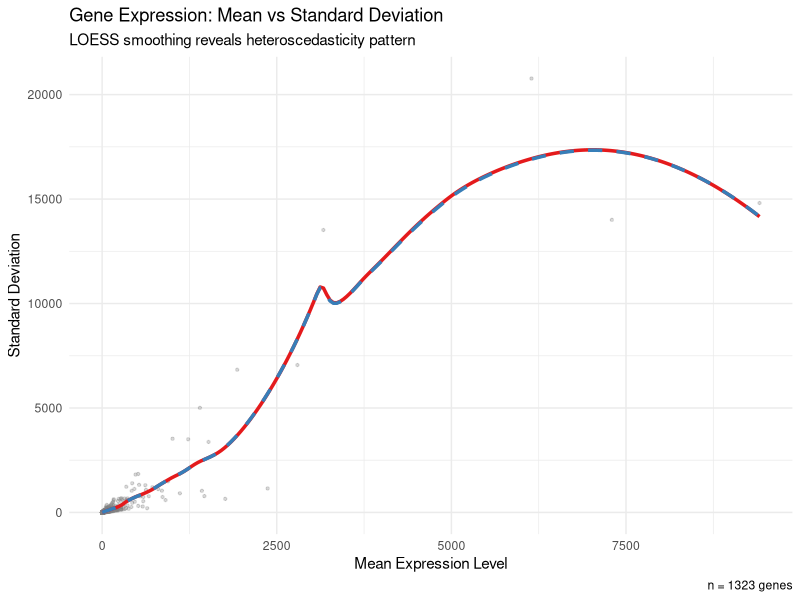
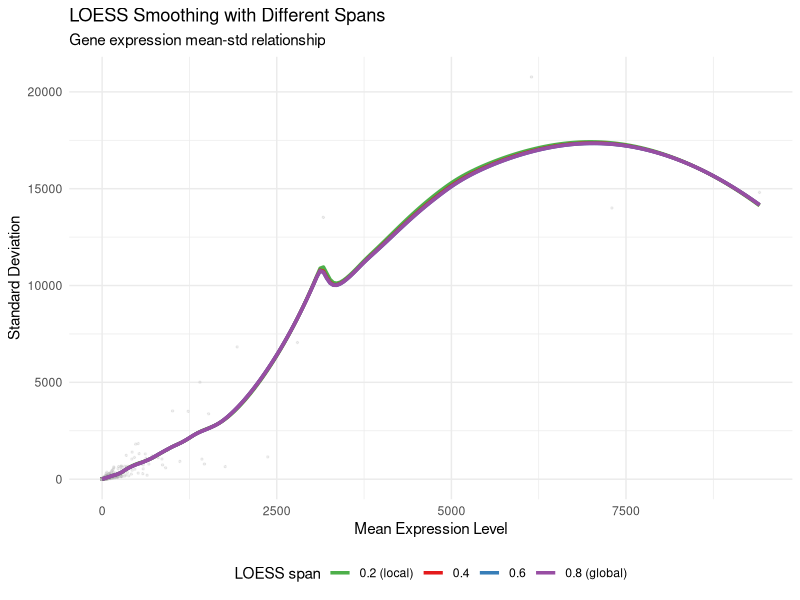
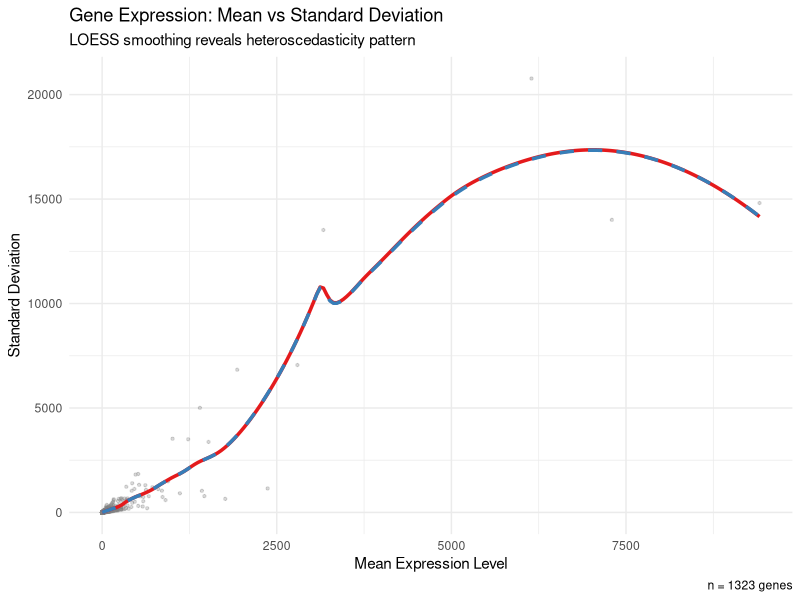
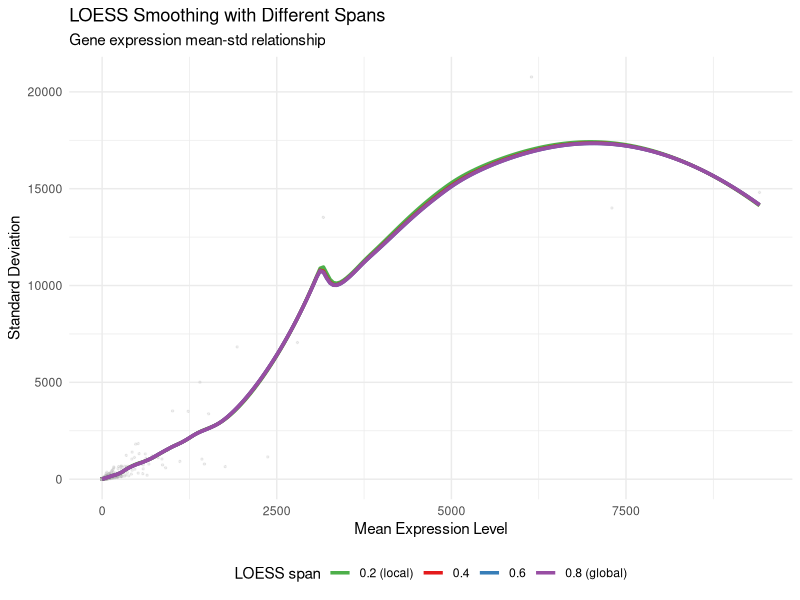

Recreate these plots in R, in order.
# R script to visualize gene expression mean-std relationship
# with LOESS smoothing

# Load libraries
library(ggplot2)
library(dplyr)
library(tidyr)

# Read data
raw_data <- read.table(
  "gene_mean_std_raw.tsv",
  header = TRUE,
  sep = "\t",
  colClasses = c("numeric", "numeric", "character")  # mean, std, gene_id
)

loess_data <- read.table("gene_mean_std_loess.tsv", header=TRUE, sep="\t")

head(raw_data)
head(loess_data)

# Basic statistics
cat("Summary of gene expression means:\n")
print(summary(raw_data$mean))
cat("\nSummary of gene expression standard deviations:\n")
print(summary(raw_data$std))
cat("\nNumber of genes analyzed:", nrow(raw_data), "\n")

# Plot 1: Mean vs STD with LOESS smoothing
p1 <- ggplot(raw_data, aes(x = mean, y = std)) +
  geom_point(alpha = 0.3, size = 0.8, color = "gray50") +
  geom_line(data = loess_data, aes(x = x_query, y = y_span_0.4),
            color = "#E41A1C", linewidth = 1.2, linetype = "solid") +
  geom_line(data = loess_data, aes(x = x_query, y = y_span_0.6),
            color = "#377EB8", linewidth = 1.2, linetype = "dashed") +
  labs(title = "Gene Expression: Mean vs Standard Deviation",
       subtitle = "LOESS smoothing reveals heteroscedasticity pattern",
       x = "Mean Expression Level",
       y = "Standard Deviation",
       caption = paste("n =", nrow(raw_data), "genes")) +
  theme_minimal() +
  theme(legend.position = "none")

# Plot 2: All LOESS spans comparison
loess_long <- loess_data %>%
  pivot_longer(cols = -x_query, names_to = "span", values_to = "std_pred")

p2 <- ggplot() +
  geom_point(data = raw_data, aes(x = mean, y = std),
             alpha = 0.2, size = 0.5, color = "gray70") +
  geom_line(data = loess_long, aes(x = x_query, y = std_pred, color = span),
            linewidth = 1.2) +
  scale_color_manual(
    name = "LOESS span",
    values = c("y_span_0.2" = "#4DAF4A",
               "y_span_0.4" = "#E41A1C",
               "y_span_0.6" = "#377EB8",
               "y_span_0.8" = "#984EA3"),
    labels = c("0.2 (local)", "0.4", "0.6", "0.8 (global)")) +
  labs(title = "LOESS Smoothing with Different Spans",
       subtitle = "Gene expression mean-std relationship",
       x = "Mean Expression Level", y = "Standard Deviation") +
  theme_minimal() +
  theme(legend.position = "bottom")

# Save plots
pdf("gene_mean_std_analysis.pdf", width = 10, height = 8)
print(p1)
print(p2)
dev.off()

ggsave("gene_mean_std_main.png", p1, width = 8, height = 6, dpi = 300)
ggsave("gene_mean_std_spans.png", p2, width = 8, height = 6, dpi = 300)

# Calculate correlation
correlation <- cor(raw_data$mean, raw_data$std, use = "complete.obs")
cat("\nCorrelation between mean and std:", round(correlation, 3), "\n")

# Fit linear model for comparison
lm_fit <- lm(std ~ mean, data = raw_data)
cat("\nLinear model summary:\n")
print(summary(lm_fit))

cat("\n=== Analysis Complete ===\n")
cat("Files generated:\n")
cat("• gene_mean_std_raw.tsv - Raw mean/std values\n")
cat("• gene_mean_std_loess.tsv - LOESS smoothed curves\n")
cat("• gene_mean_std_analysis.pdf - PDF with all plots\n")
cat("• gene_mean_std_main.png - Main plot (PNG)\n")
cat("• gene_mean_std_spans.png - Span comparison (PNG)\n")
